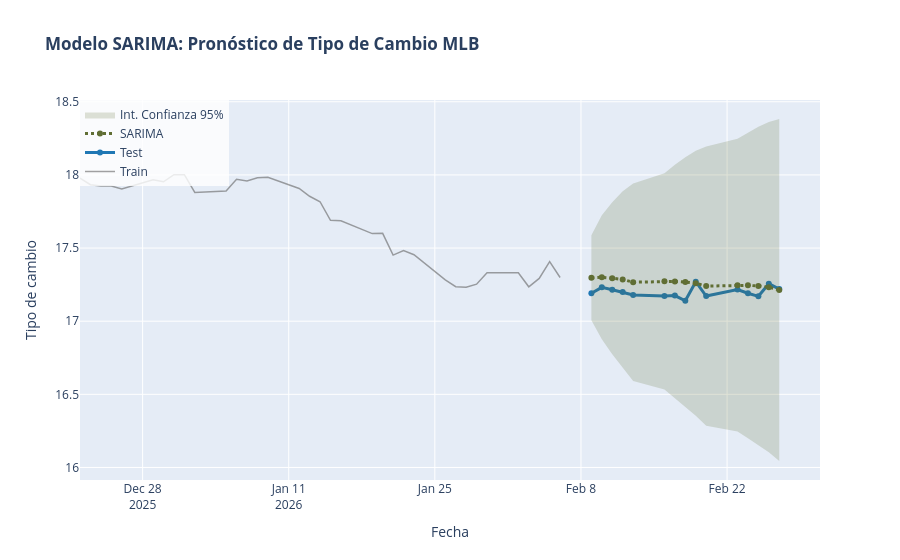

Here is the notebook cell this chart was saved with:
### Code cell
# Realizar modelo de SARIMA
model = SARIMAX(train[col_target],
                order=(1,1,1),
                seasonal_order=(1,1,1,5),
                trend='c')

results = model.fit(disp=False,method='powell')

# Predecimos n pasos hacia el futuro (donde n = tamaño del test)
forecast_object = results.get_forecast(steps=len(test))
forecast_vals = forecast_object.predicted_mean
conf_int = forecast_object.conf_int(alpha=0.05) # Intervalo del 95%

# Metricas de error
rmse = np.sqrt(mean_squared_error(test[col_target], forecast_vals))
mape = mean_absolute_percentage_error(test[col_target], forecast_vals)
mae = mean_absolute_error(test[col_target], forecast_vals)


print(f"\n--- Errores del modelo ---")
print(f"RMSE: {rmse:.2f}")
print(f"MAPE: {mape:.2%}")
print(f"MAE: {mae:.2f}")

print(results.summary())

# Grafica
fig = go.Figure()

# Train
fig.add_trace(go.Scatter(
    x=train[-num_dias-20:][col_target].index, y=train[-num_dias-20:][col_target],
    mode='lines',
    name='Train',
    line=dict(color='rgba(100, 100, 100, 0.6)', width=1.5)
))

# Test
fig.add_trace(go.Scatter(
    x=test[col_target].index, y=test[col_target],
    name='Test',
    line=dict(color='#1f77b4', width=3),
    marker=dict(size=6)
))

# Forecast
fig.add_trace(go.Scatter(
    x=test.index, y=forecast_vals,
    name='SARIMA',
    line=dict(color='#606E34', width=3, dash='dot')
))

# Intervalos de Confianza
fig.add_trace(go.Scatter(
    x=conf_int.index, y=conf_int.iloc[:, 0],
    mode='lines', line=dict(width=0), showlegend=False, hoverinfo='skip'
))
fig.add_trace(go.Scatter(
    x=conf_int.index, y=conf_int.iloc[:, 1],
    mode='lines', line=dict(width=0), fill='tonexty',
    fillcolor='rgba(96, 110, 52, 0.2)',
    name='Int. Confianza 95%', hoverinfo='skip'
))

# Titulos
fig.update_layout(
    title=f'<b>Modelo SARIMA: Pronóstico de Tipo de Cambio MLB</b><br><sup>',
    xaxis_title='Fecha',
    yaxis_title='Tipo de cambio',
    legend=dict(x=0, y=1, bgcolor='rgba(255,255,255,0.8)'),
    hovermode="x unified"
)

fig.show()

### Figure 1 — Plotly figure (JSON) as saved in the notebook; plotly's stock layout.template omitted (floating-point values rounded to 4 significant figures)
{"data": [{"line": {"color": "rgba(100, 100, 100, 0.6)", "width": 1.5}, "mode": "lines", "name": "Train", "type": "scatter", "x": ["2025-12-22T00:00:00.000000", "2025-12-23T00:00:00.000000", "2025-12-24T00:00:00.000000", "2025-12-25T00:00:00.000000", "2025-12-26T00:00:00.000000", "2025-12-29T00:00:00.000000", "2025-12-30T00:00:00.000000", "2025-12-31T00:00:00.000000", "2026-01-01T00:00:00.000000", "2026-01-02T00:00:00.000000", "2026-01-05T00:00:00.000000", "2026-01-06T00:00:00.000000", "2026-01-07T00:00:00.000000", "2026-01-08T00:00:00.000000", "2026-01-09T00:00:00.000000", "2026-01-12T00:00:00.000000", "2026-01-13T00:00:00.000000", "2026-01-14T00:00:00.000000", "2026-01-15T00:00:00.000000", "2026-01-16T00:00:00.000000", "2026-01-19T00:00:00.000000", "2026-01-20T00:00:00.000000", "2026-01-21T00:00:00.000000", "2026-01-22T00:00:00.000000", "2026-01-23T00:00:00.000000", "2026-01-26T00:00:00.000000", "2026-01-27T00:00:00.000000", "2026-01-28T00:00:00.000000", "2026-01-29T00:00:00.000000", "2026-01-30T00:00:00.000000", "2026-02-02T00:00:00.000000", "2026-02-03T00:00:00.000000", "2026-02-04T00:00:00.000000", "2026-02-05T00:00:00.000000", "2026-02-06T00:00:00.000000"], "y": [17.98, 17.93, 17.92, 17.92, 17.9, 17.97, 17.95, 18.0, 18.0, 17.88, 17.89, 17.97, 17.96, 17.98, 17.98, 17.91, 17.85, 17.82, 17.69, 17.69, 17.6, 17.6, 17.45, 17.48, 17.45, 17.28, 17.24, 17.23, 17.25, 17.33, 17.33, 17.23, 17.29, 17.41, 17.3]}, {"line": {"color": "#1f77b4", "width": 3}, "marker": {"size": 6}, "name": "Test", "type": "scatter", "x": ["2026-02-09T00:00:00.000000", "2026-02-10T00:00:00.000000", "2026-02-11T00:00:00.000000", "2026-02-12T00:00:00.000000", "2026-02-13T00:00:00.000000", "2026-02-16T00:00:00.000000", "2026-02-17T00:00:00.000000", "2026-02-18T00:00:00.000000", "2026-02-19T00:00:00.000000", "2026-02-20T00:00:00.000000", "2026-02-23T00:00:00.000000", "2026-02-24T00:00:00.000000", "2026-02-25T00:00:00.000000", "2026-02-26T00:00:00.000000", "2026-02-27T00:00:00.000000"], "y": [17.19, 17.23, 17.22, 17.2, 17.18, 17.17, 17.18, 17.14, 17.27, 17.17, 17.22, 17.19, 17.17, 17.26, 17.22]}, {"line": {"color": "#606E34", "dash": "dot", "width": 3}, "name": "SARIMA", "type": "scatter", "x": ["2026-02-09T00:00:00.000000", "2026-02-10T00:00:00.000000", "2026-02-11T00:00:00.000000", "2026-02-12T00:00:00.000000", "2026-02-13T00:00:00.000000", "2026-02-16T00:00:00.000000", "2026-02-17T00:00:00.000000", "2026-02-18T00:00:00.000000", "2026-02-19T00:00:00.000000", "2026-02-20T00:00:00.000000", "2026-02-23T00:00:00.000000", "2026-02-24T00:00:00.000000", "2026-02-25T00:00:00.000000", "2026-02-26T00:00:00.000000", "2026-02-27T00:00:00.000000"], "y": [17.3, 17.3, 17.29, 17.29, 17.27, 17.27, 17.27, 17.27, 17.26, 17.24, 17.25, 17.25, 17.24, 17.23, 17.21]}, {"hoverinfo": "skip", "line": {"width": 0}, "mode": "lines", "showlegend": false, "type": "scatter", "x": ["2026-02-09T00:00:00.000000", "2026-02-10T00:00:00.000000", "2026-02-11T00:00:00.000000", "2026-02-12T00:00:00.000000", "2026-02-13T00:00:00.000000", "2026-02-16T00:00:00.000000", "2026-02-17T00:00:00.000000", "2026-02-18T00:00:00.000000", "2026-02-19T00:00:00.000000", "2026-02-20T00:00:00.000000", "2026-02-23T00:00:00.000000", "2026-02-24T00:00:00.000000", "2026-02-25T00:00:00.000000", "2026-02-26T00:00:00.000000", "2026-02-27T00:00:00.000000"], "y": [17.01, 16.88, 16.77, 16.68, 16.59, 16.53, 16.47, 16.41, 16.35, 16.29, 16.25, 16.2, 16.15, 16.1, 16.04]}, {"fill": "tonexty", "fillcolor": "rgba(96, 110, 52, 0.2)", "hoverinfo": "skip", "line": {"width": 0}, "mode": "lines", "name": "Int. Confianza 95%", "type": "scatter", "x": ["2026-02-09T00:00:00.000000", "2026-02-10T00:00:00.000000", "2026-02-11T00:00:00.000000", "2026-02-12T00:00:00.000000", "2026-02-13T00:00:00.000000", "2026-02-16T00:00:00.000000", "2026-02-17T00:00:00.000000", "2026-02-18T00:00:00.000000", "2026-02-19T00:00:00.000000", "2026-02-20T00:00:00.000000", "2026-02-23T00:00:00.000000", "2026-02-24T00:00:00.000000", "2026-02-25T00:00:00.000000", "2026-02-26T00:00:00.000000", "2026-02-27T00:00:00.000000"], "y": [17.59, 17.72, 17.81, 17.89, 17.94, 18.01, 18.07, 18.12, 18.16, 18.19, 18.25, 18.29, 18.33, 18.36, 18.38]}], "layout": {"hovermode": "x unified", "legend": {"bgcolor": "rgba(255,255,255,0.8)", "x": 0, "y": 1}, "title": {"text": "<b>Modelo SARIMA: Pronóstico de Tipo de Cambio MLB</b><br><sup>"}, "xaxis": {"title": {"text": "Fecha"}}, "yaxis": {"title": {"text": "Tipo de cambio"}}}}
